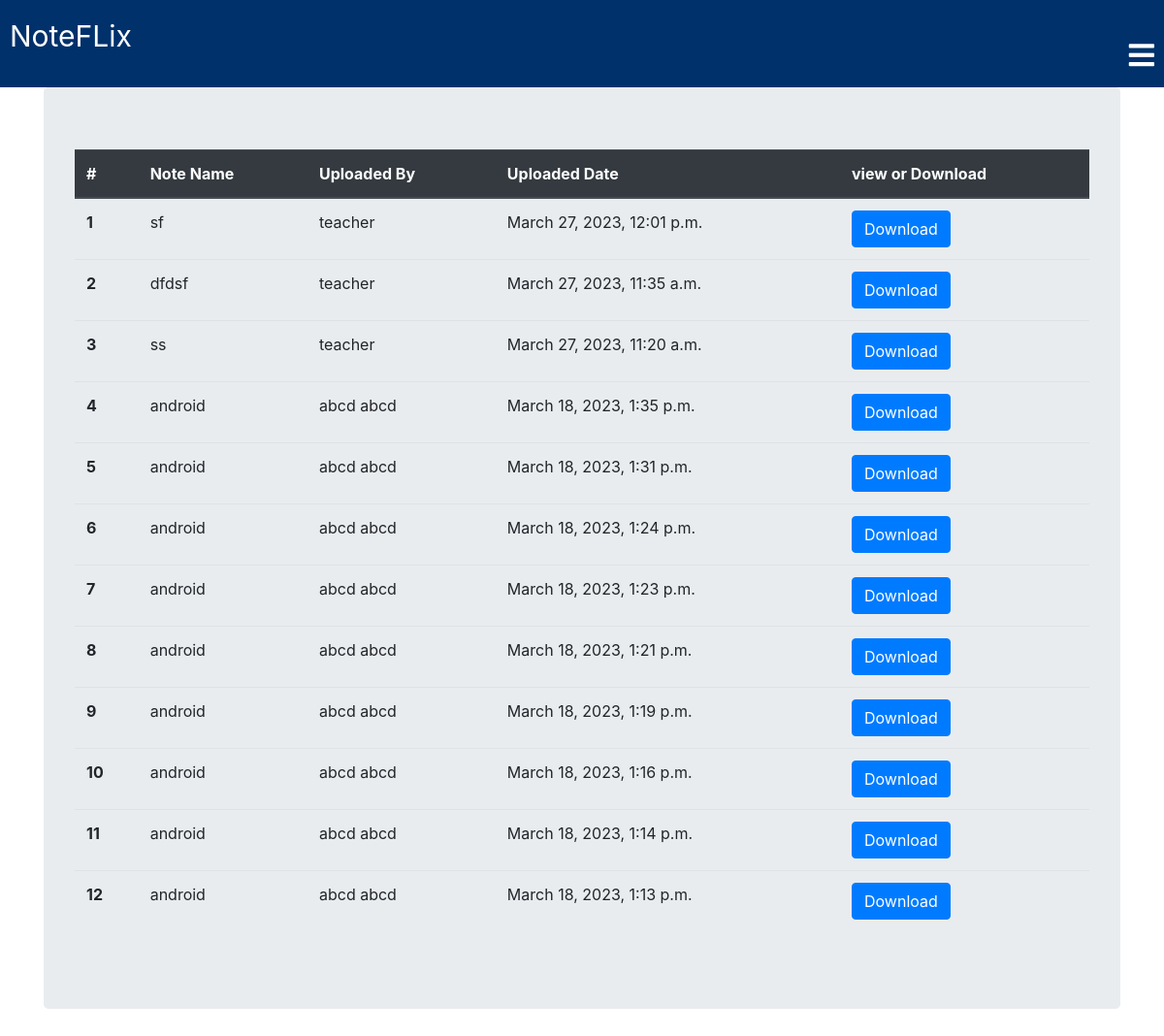
The app's page /classroom/class_note/ (signed in) with its own data.
### classroom/models.py (models this page shows, shortened)
class ClassNotes(models.Model):
    student = models.ManyToManyField(Student,related_name='student_note')
    teacher = models.ForeignKey(Teacher,related_name='teacher_note',on_delete=models.CASCADE)
    created_at = models.DateTimeField(auto_now=True)
    note_name = models.CharField(max_length=250)
    note = models.FileField(upload_to='notes')
    class Meta:
        ordering = ['-created_at']

class Teacher(models.Model):
    user = models.OneToOneField(User,on_delete=models.CASCADE,primary_key=True,related_name='Teacher')
    name = models.CharField(max_length=250)
    subject_name = models.CharField(max_length=250)
    email = models.EmailField(max_length=254)
    phone = models.IntegerField()
    teacher_profile_pic = models.ImageField(upload_to="classroom/teacher_profile_pic",blank=True)
    class_students = models.ManyToManyField(Student,through="StudentsInClass")
    def __str__(self):
        return self.name

### classroom/views.py (the view)
@login_required
def class_note(request):
    student = request.user.Student
    return render(request,'classroom/class_notes.html',{'student':student,'note_list':note_list})

### template/classroom/class_notes.html
{% extends 'classroom/base.html' %}
{% block content %}
<div class="container">
  <div class="jumbotron">
{% if student.student_note.count == 0 %}
  <h2>No Notes Yet</h2>
{% else %}
  <table class="table">
    <thead class="thead-dark">
      <tr>
        <th scope="col">#</th>
        <th scope="col">Note Name</th>
        <th scope="col">Uploaded By</th>
        <th scope="col">Uploaded Date</th>
        <th scope="col">view or Download</th>
      </tr>
    </thead>
    <tbody>
      {% for note in student.student_note.all %}
        <tr>
          <th scope="row">{{ forloop.counter }}</th>
          <td>{{ note.note_name }}</td>
          <td>{{ note.teacher }}</td>
          <td>{{ note.created_at }}</td>
          <td><a href="{{ note.note.url }}" class="btn btn-primary" target="_blank">Download</a></td>
        </tr>
      {% endfor %}
    </tbody>
  </table>
{% endif %}
</div>
</div>
{% endblock %}

### template/classroom/base.html (shortened to what this page needs)
<!DOCTYPE html>
{% load static %}
<html lang="en" dir="ltr">
  <head>
<link rel="stylesheet" href="https://maxcdn.bootstrapcdn.com/bootstrap/4.5.0/css/bootstrap.min.css">
    <link rel="stylesheet" href="{% static 'css/base.css' %}">
    <link rel="stylesheet" href="{% static 'css/searchbar.css' %}">
    <link rel="stylesheet" href="{% static 'css/newbase.css' %}">
    <link rel="stylesheet" href="https://pro.fontawesome.com/releases/v5.10.0/css/all.css">
    {% load bootstrap4 %}
    {% bootstrap_css %}
  </head>
  <body>
    <nav>
      <div class="toggle">
        <a href="{% url 'home' %}">NoteFLix</a>
        <i class="fa fa-bars menu"></i>
      </div>
    </nav>
      {% block content %}
      {% endblock %}
  </body>
</html>

### static/css/base.css (style rules this page uses)
nav { width: 100%; background: #00316b; margin-bottom: 0; }
.toggle { width: 100%; padding: 10px; background: #00316b; text-align: right; box-sizing: border-box; color: #fff; font-size: 30px; display: block; }
.toggle a { text-align: left; display: block; color: #fff; text-decoration: none; margin-top:5px; margin-bottom: -25px; padding: 0px; }

### records on screen
ClassNotes: note_name "sf", teacher "teacher", created_at "March 27, 2023, 12:01 p.m."
ClassNotes: note_name "dfdsf", teacher "teacher", created_at "March 27, 2023, 11:35 a.m."
ClassNotes: note_name "ss", teacher "teacher", created_at "March 27, 2023, 11:20 a.m."
ClassNotes: note_name "android", teacher "abcd abcd", created_at "March 18, 2023, 1:35 p.m."
ClassNotes: note_name "android", teacher "abcd abcd", created_at "March 18, 2023, 1:31 p.m."
ClassNotes: note_name "android", teacher "abcd abcd", created_at "March 18, 2023, 1:24 p.m."
ClassNotes: note_name "android", teacher "abcd abcd", created_at "March 18, 2023, 1:23 p.m."
ClassNotes: note_name "android", teacher "abcd abcd", created_at "March 18, 2023, 1:21 p.m."
ClassNotes: note_name "android", teacher "abcd abcd", created_at "March 18, 2023, 1:19 p.m."
ClassNotes: note_name "android", teacher "abcd abcd", created_at "March 18, 2023, 1:16 p.m."
ClassNotes: note_name "android", teacher "abcd abcd", created_at "March 18, 2023, 1:14 p.m."
ClassNotes: note_name "android", teacher "abcd abcd", created_at "March 18, 2023, 1:13 p.m."
